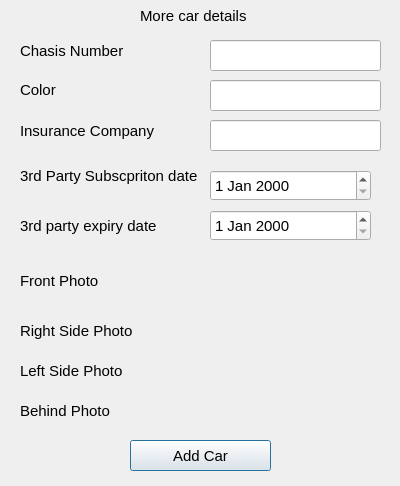
<?xml version="1.0" encoding="UTF-8"?>
<ui version="4.0">
 <class>addcarnext</class>
 <widget class="QDialog" name="addcarnext">
  <property name="geometry">
   <rect>
    <x>0</x>
    <y>0</y>
    <width>400</width>
    <height>486</height>
   </rect>
  </property>
  <property name="windowTitle">
   <string>Dialog</string>
  </property>
  <property name="styleSheet">
   <string notr="true">QLabel{
font-size:15px;
}
QLineEdit{
font-size:15px; 
}
QPushButton{
font-size:15px;
}
QDateEdit{
font-size:15px;
}
QComboBox{
font-size:15px;
}</string>
  </property>
  <widget class="QLabel" name="label">
   <property name="geometry">
    <rect>
     <x>20</x>
     <y>40</y>
     <width>161</width>
     <height>21</height>
    </rect>
   </property>
   <property name="text">
    <string>Chasis Number</string>
   </property>
  </widget>
  <widget class="QLabel" name="label_2">
   <property name="geometry">
    <rect>
     <x>20</x>
     <y>80</y>
     <width>151</width>
     <height>20</height>
    </rect>
   </property>
   <property name="text">
    <string>Color</string>
   </property>
  </widget>
  <widget class="QLabel" name="label_3">
   <property name="geometry">
    <rect>
     <x>20</x>
     <y>270</y>
     <width>121</width>
     <height>21</height>
    </rect>
   </property>
   <property name="text">
    <string>Front Photo</string>
   </property>
  </widget>
  <widget class="QLabel" name="label_4">
   <property name="geometry">
    <rect>
     <x>20</x>
     <y>360</y>
     <width>131</width>
     <height>21</height>
    </rect>
   </property>
   <property name="text">
    <string>Left Side Photo</string>
   </property>
  </widget>
  <widget class="QLabel" name="label_5">
   <property name="geometry">
    <rect>
     <x>20</x>
     <y>320</y>
     <width>141</width>
     <height>21</height>
    </rect>
   </property>
   <property name="text">
    <string>Right Side Photo</string>
   </property>
  </widget>
  <widget class="QLabel" name="label_6">
   <property name="geometry">
    <rect>
     <x>20</x>
     <y>400</y>
     <width>121</width>
     <height>21</height>
    </rect>
   </property>
   <property name="text">
    <string>Behind Photo</string>
   </property>
  </widget>
  <widget class="QLabel" name="InsuranceCompany">
   <property name="geometry">
    <rect>
     <x>20</x>
     <y>120</y>
     <width>151</width>
     <height>21</height>
    </rect>
   </property>
   <property name="text">
    <string>Insurance Company</string>
   </property>
  </widget>
  <widget class="QLabel" name="label_8">
   <property name="geometry">
    <rect>
     <x>20</x>
     <y>160</y>
     <width>181</width>
     <height>31</height>
    </rect>
   </property>
   <property name="text">
    <string>3rd Party Subscpriton date</string>
   </property>
  </widget>
  <widget class="QLabel" name="label_9">
   <property name="geometry">
    <rect>
     <x>20</x>
     <y>210</y>
     <width>151</width>
     <height>31</height>
    </rect>
   </property>
   <property name="text">
    <string>3rd party expiry date</string>
   </property>
  </widget>
  <widget class="QLabel" name="label_10">
   <property name="geometry">
    <rect>
     <x>140</x>
     <y>0</y>
     <width>141</width>
     <height>31</height>
    </rect>
   </property>
   <property name="text">
    <string>More car details</string>
   </property>
  </widget>
  <widget class="QPushButton" name="addcar">
   <property name="geometry">
    <rect>
     <x>130</x>
     <y>440</y>
     <width>141</width>
     <height>31</height>
    </rect>
   </property>
   <property name="text">
    <string>Add Car</string>
   </property>
  </widget>
  <widget class="QLineEdit" name="chasisnumber">
   <property name="geometry">
    <rect>
     <x>210</x>
     <y>40</y>
     <width>171</width>
     <height>31</height>
    </rect>
   </property>
  </widget>
  <widget class="QLineEdit" name="carcolor">
   <property name="geometry">
    <rect>
     <x>210</x>
     <y>80</y>
     <width>171</width>
     <height>31</height>
    </rect>
   </property>
  </widget>
  <widget class="QLineEdit" name="lineEdit_7">
   <property name="geometry">
    <rect>
     <x>210</x>
     <y>120</y>
     <width>171</width>
     <height>31</height>
    </rect>
   </property>
  </widget>
  <widget class="QDateEdit" name="subscriptiondate">
   <property name="geometry">
    <rect>
     <x>210</x>
     <y>170</y>
     <width>161</width>
     <height>31</height>
    </rect>
   </property>
  </widget>
  <widget class="QDateEdit" name="expirydate">
   <property name="geometry">
    <rect>
     <x>210</x>
     <y>210</y>
     <width>161</width>
     <height>31</height>
    </rect>
   </property>
  </widget>
 </widget>
 <resources/>
 <connections/>
</ui>
